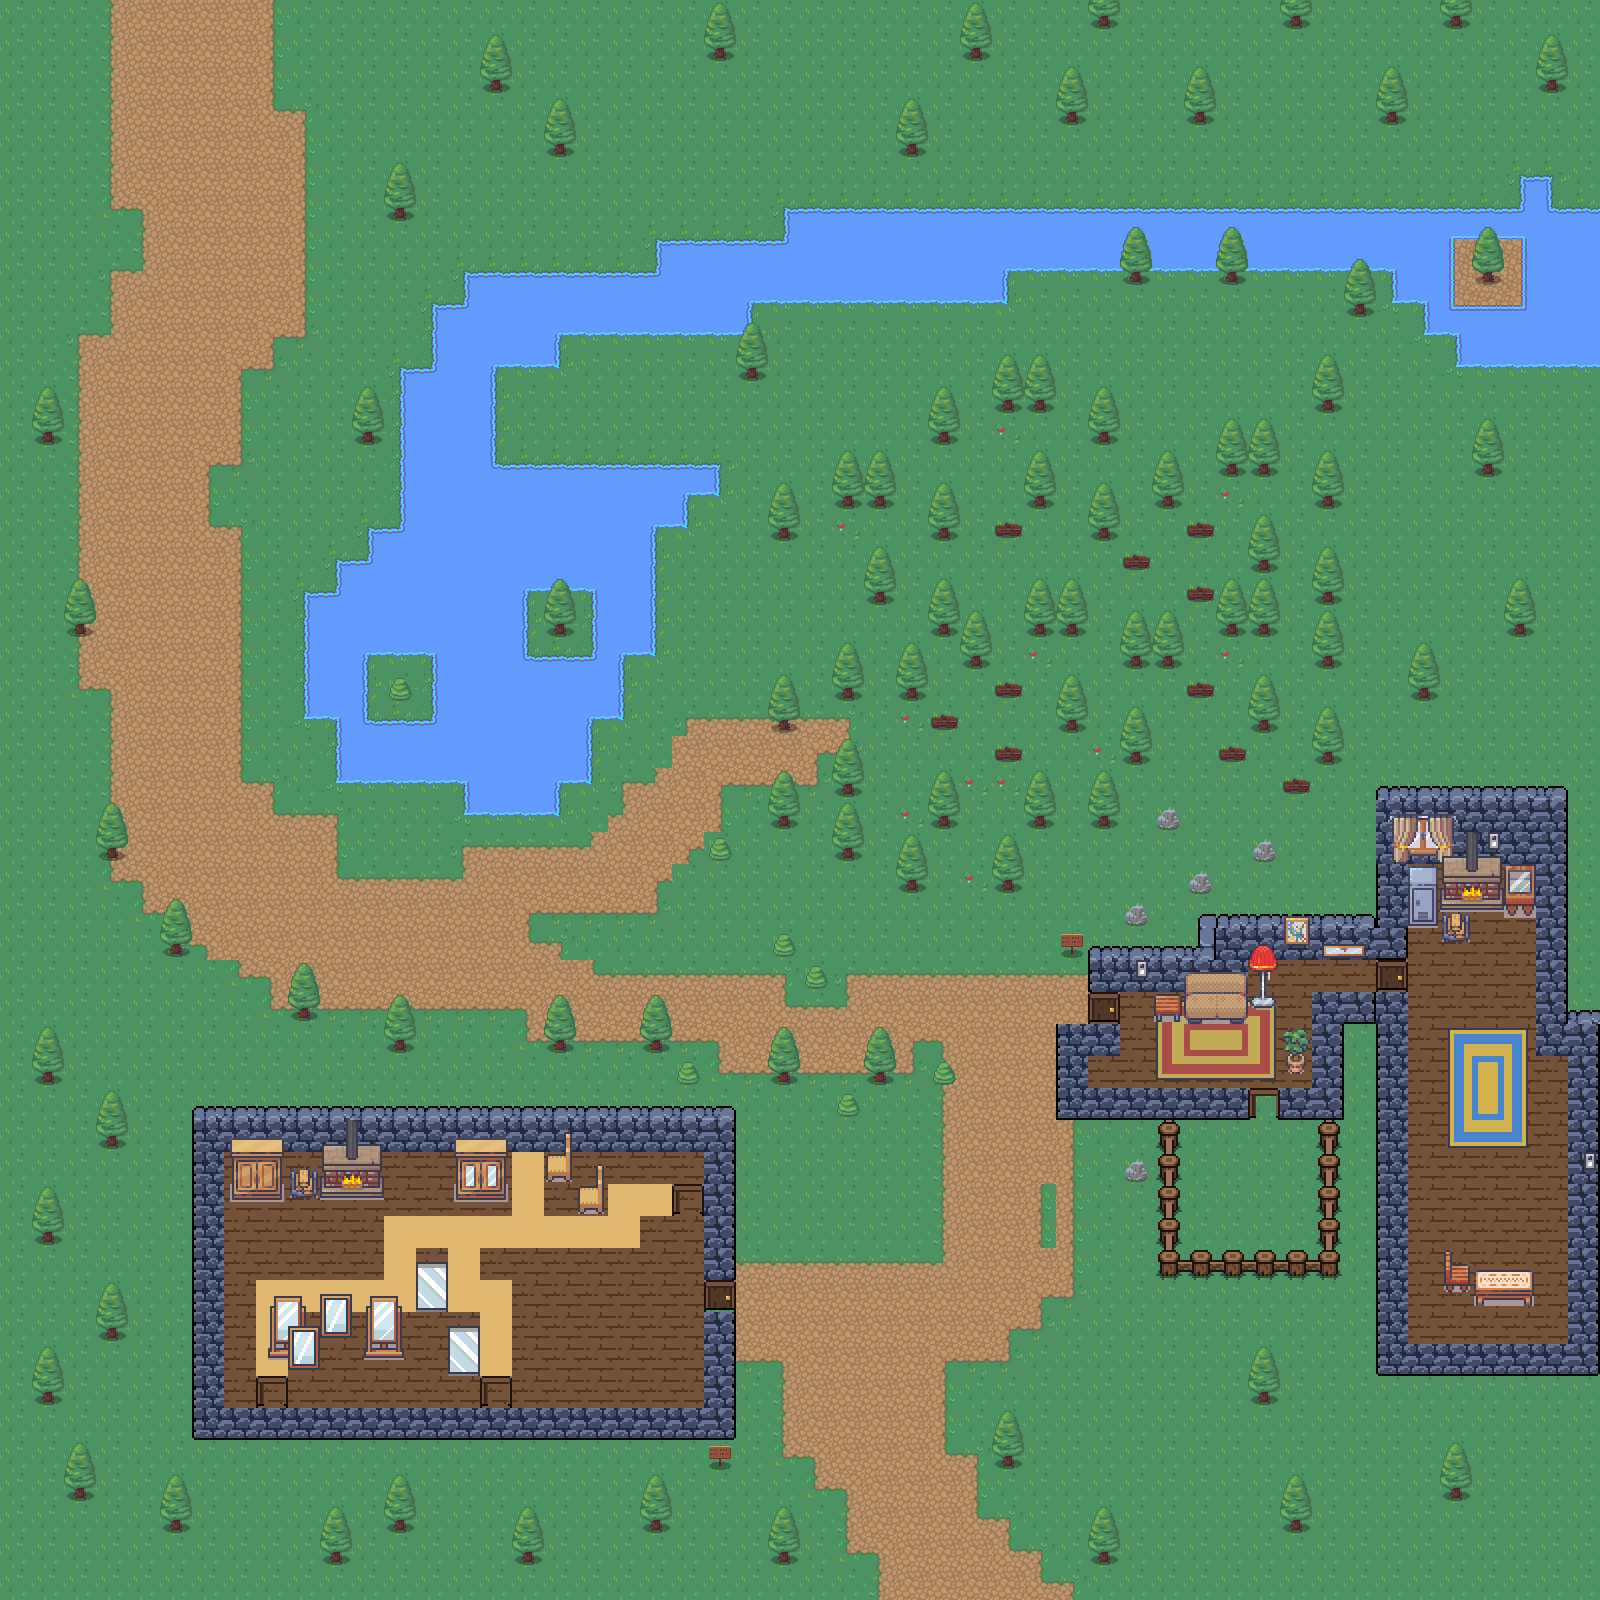

A level layout from a 2D game, rendered from its tile map. Below: a short description, then the map file with tile-grid data replaced by summaries:
An orthogonal 50x50 tile map with 32x32 px tiles, 5 tile layers (Ground/Grass/Floor, Objects/Walls, Objects 2, Objects 3, ...), 1 hidden layer not drawn, 8 tilesets and 2 objects (entity, warp).

<map version="1.9" tiledversion="1.9.2" orientation="orthogonal" renderorder="right-down" width="50" height="50" tilewidth="32" tileheight="32" infinite="0" nextlayerid="10" nextobjectid="6">
 <properties>
  <property name="clouds" value="assets/ui/clouds.png" />
  <property name="explosion" value="assets/explosion.png" />
  <property name="largeexplosion" value="assets/largeexplosion.png" />
  <property name="player" value="assets/sprites/player.png" />
  <property name="scale" type="float" value="2" />
  <property name="smallexplosion" value="assets/smallexplosion.png" />
 </properties>
 <tileset firstgid="1" name="nature" tilewidth="32" tileheight="32" tilecount="180" columns="20">
  <image source="assets/tilesets/RPG Nature Tileset.png" width="641" height="288" />
 </tileset>
 <tileset firstgid="181" name="fences" tilewidth="32" tileheight="32" tilecount="16" columns="4">
  <image source="assets/tilesets/fences.png" width="128" height="128" />
 </tileset>
 <tileset firstgid="197" name="wooden_door" tilewidth="32" tileheight="32" tilecount="2" columns="2">
  <image source="assets/tilesets/wooden_door.png" width="64" height="32" />
 </tileset>
 <tileset firstgid="199" name="wooden_floor" tilewidth="32" tileheight="32" tilecount="1" columns="1">
  <image source="assets/tilesets/wooden.png" width="32" height="32" />
 </tileset>
 <tileset firstgid="200" name="walls" tilewidth="32" tileheight="32" tilecount="64" columns="8">
  <image source="assets/tilesets/walls.png" width="256" height="256" />
 </tileset>
 <tileset firstgid="264" name="interiors" tilewidth="32" tileheight="32" tilecount="1424" columns="16">
  <image source="assets/tilesets/Interiors_free_32x32.png" width="512" height="2848" />
 </tileset>
 <tileset firstgid="1688" name="collision" tilewidth="32" tileheight="32" tilecount="1" columns="1">
  <image source="assets/tilesets/collision.png" width="32" height="32" />
 </tileset>
 <tileset firstgid="1689" name="decor_32x32" tilewidth="32" tileheight="32" tilecount="20" columns="4">
  <image source="assets/tilesets/decor_32x32.png" width="128" height="160" />
 </tileset>
 <layer id="1" name="Ground/Grass/Floor" width="50" height="50">
  <data>[2500 cells, 2477 non-empty, 39 distinct tile ids]</data>
 </layer>
 <layer id="2" name="Objects/Walls" width="50" height="50">
  <data>[2500 cells, 431 non-empty, 43 distinct tile ids]</data>
 </layer>
 <layer id="3" name="Objects 2" width="50" height="50">
  <data>[2500 cells, 79 non-empty, 63 distinct tile ids]</data>
 </layer>
 <layer id="4" name="Objects 3" width="50" height="50">
  <data>[2500 cells, 17 non-empty, 11 distinct tile ids]</data>
 </layer>
 <objectgroup id="9" name="Entities">
  <object id="4" name="Player" class="entity" x="1134.67" y="464">
   <properties>
    <property name="script" value="scripts/player.lua" />
   </properties>
   <point />
  </object>
  <object id="5" name="Level 2 Entrance" class="warp" x="880" y="1564" width="193" height="36" />
 </objectgroup>
 <layer id="7" name="Objects 4" width="50" height="50">
  <data>[2500 cells, 4 non-empty, 2 distinct tile ids]</data>
 </layer>
 <layer id="5" name="Collision" width="50" height="50" visible="0">
  <properties>
   <property name="collidable" type="bool" value="true" />
  </properties>
  <data>[2500 cells, 328 non-empty, 1 distinct tile ids]</data>
 </layer>
</map>
